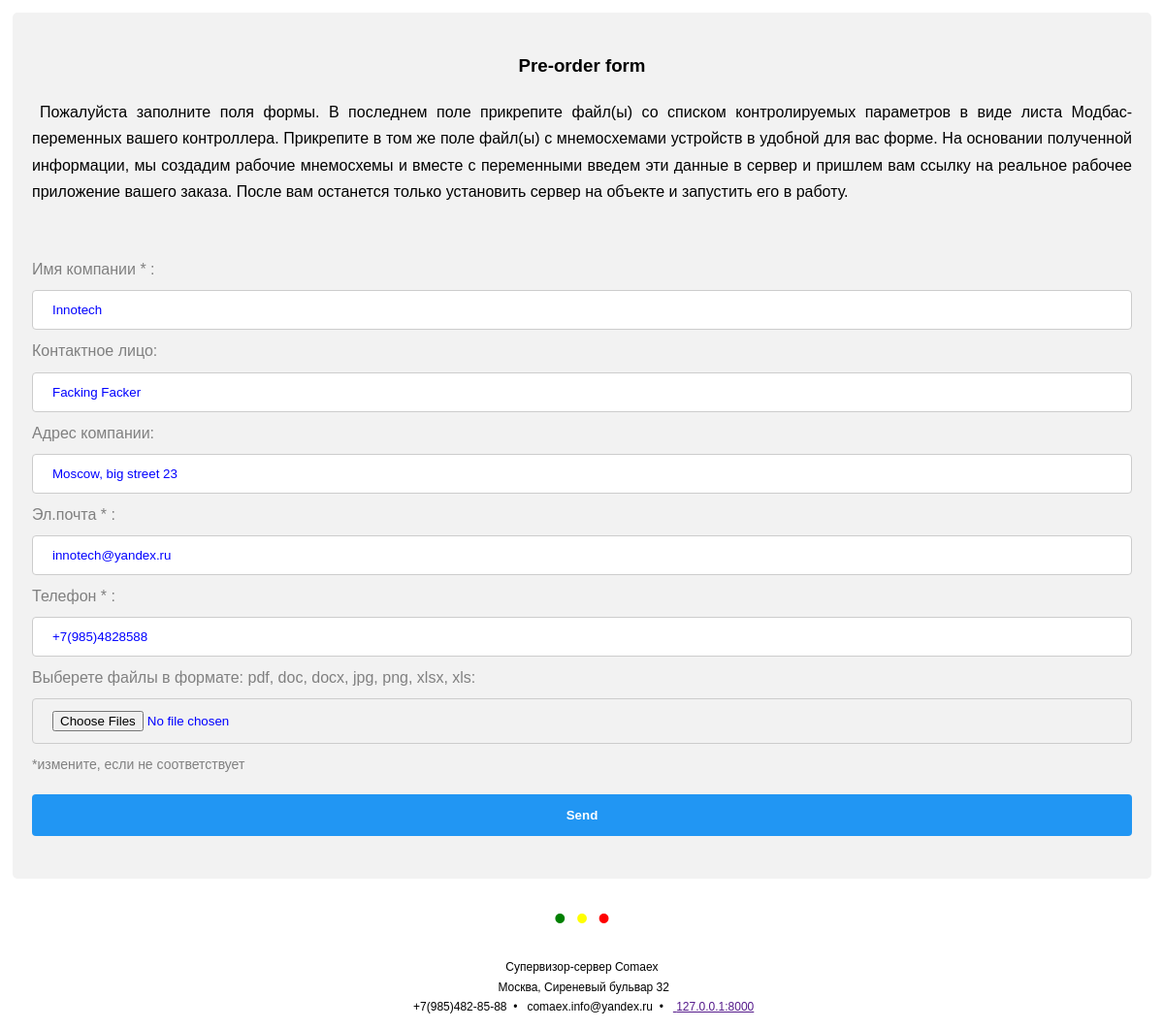
The page /ru/email/preorder/5605abb0d0a04da8a5f19869f7f498c2 on the database its author committed.
### clients/models.py (models this page shows, shortened)
class Clients(models.Model):
    uuid           = models.UUIDField(primary_key=True, default=uuid.uuid4, editable=False,
                                      help_text=_("UUID Number"))
    company        = models.CharField(max_length=120, verbose_name=_('Company name'))
    slug           = models.SlugField(unique=False, verbose_name=_('Slug'), help_text=_("Slug"))
    address        = models.CharField(max_length=240, blank=True, verbose_name=_('Company address'))
    email          = models.EmailField(max_length=120, unique=True,  verbose_name=_('Company email'))
    email2         = models.EmailField(max_length=120, blank=True, null=True, verbose_name=_('Contact email'))
    phone          = models.CharField(max_length=120, blank=True, verbose_name=_('Phone'))
    about          = models.TextField(max_length=500, blank=True, verbose_name=_('About company'))
    area           = models.CharField(max_length=120, blank=True, verbose_name=_('Field of activity'))
    category       = models.CharField(max_length=30, default='HVAC', choices=settings.CATEGORIES,
                                      verbose_name=_('Category'), help_text=_("Select category"))
    language       = models.CharField(max_length=30, default='RU', choices=settings.LANG,
                                      verbose_name=_('Language'), help_text=_("Select language"))
    persons        = models.CharField(max_length=120, blank=True, verbose_name=_('Company persons'))
    created        = models.DateTimeField(auto_now_add=True, verbose_name=_('Created'))
    enable_mailing = models.BooleanField(default=True, verbose_name=_('Emailing'))
    interested     = models.BooleanField(default=False, verbose_name=_('Interest'))
    preorder       = models.BooleanField(default=False, verbose_name=_('Preorder'))
    counter        = models.PositiveSmallIntegerField(default=0, verbose_name=_('Email counter'),
                                                      help_text=_("Number of email sent"))
    error_mailing  = models.CharField(max_length=360, blank=True, default='None',
                                      verbose_name=_('Emailing report'))
    file           = models.FileField(upload_to=upload_image_path, blank=True, null=True,
                                      verbose_name=_('File'), help_text=_("File from client"))
    filepath       = models.CharField(max_length=120, blank=True, verbose_name=_('Path to downloaded files'))
    flag           = models.BooleanField(default=False, verbose_name=_('Flag'))
    objects = ClientsManager()
    class Meta:
        app_label = 'clients'
        verbose_name = _('Clients')
        verbose_name_plural = _('Clients')

### clients/views.py (the view, shortened to what this page needs)
# urls.py: path('preorder/<uuid>', ClientsPreorderView.as_view(), name='preorder'),
class ClientsPreorderView(RequestFormAttachMixin, FormView):
    form_class = PreorderForm
    template_name = 'base/preorder.html'
    def get_context_data(self, *args, **kwargs):
        context = super(ClientsPreorderView, self).get_context_data(*args, **kwargs)
        context['introduction'] = mark_safe(settings.INTRODUCTION)
        context['asterisk'] = mark_safe(settings.ASTERISK)
        return get_common_context(context)

### clients/views.py (called while the page is built)
def get_common_context(context):
    msg = settings.MSG
    context['title'] = msg['title']
    context['addr'] = msg['addr']
    context['mobile'] = msg['mobile']
    context['mail'] = msg['mail']
    context['domain'] = msg['domain']
    return context

### mysite/mixins.py (called while the page is built)
    def get_form_kwargs(self):
        kwargs = super(RequestFormAttachMixin, self).get_form_kwargs()
        kwargs['request'] = self.request
        return kwargs

### mysite/base/templates/base/preorder.html (shortened to what this page needs)
{% extends "base/alert.html" %}
{% load i18n %}
{% block core %}
<td>
    <div class="container">
    <h3>{% trans 'Pre-order form' %}</h3>
        {{introduction}}<br>
    <form method='POST' enctype="multipart/form-data" style="padding-top:16px">
       {% for field in form %}
          {{ field.label_tag }}
               {{ field }}
       {% endfor %}
          {{asterisk}}
        <input type="submit" value="{% trans 'Send' %}"><br>
   </form>
    </div>
</td>
{% endblock core %}

### mysite/base/templates/base/alert.html (shortened to what this page needs)
{% load i18n %}
<html>
<head>
</head>
<body>
<table class='fixed'>
     <col width="width:100%" />
  <tr id='center'>
      {% block core %}{% endblock core %}
    </tr>
  <tr id='bulls'>
    <td style='width:50%'>
        <span style='color:green'>&bull;</span>
        <span style='color:yellow'>&bull;</span>
        <span style='color:red'>&bull;</span>
      </td>
  </tr>
  <tr id='footer'>
      <td style='font-size: 12px'>
          <span>{{title}}</span><br>
          <span><img src="{{address}}"> {{addr}}<br>
          <span id="symbol" style='color:red'><img src="{{phone}}"></span>&nbsp;{{mobile}} &nbsp;&bull;&nbsp;
          <span id="symbol"><img src="{{email}}"></span> {{mail}} &nbsp;&bull;&nbsp;
          <span id="symbol"><img src="{{website}}"></span> <a href="{{url}}" title="{% trans 'Visit website' %}" target="_blank">&nbsp;{{domain}}</a></span><br>
      </td>
  </tr>
</table>
</body>
</html>

### mysite/base/templates/base/alert.html (style rules this page uses)
table.fixed { table-layout:fixed; }
table.fixed td { overflow: hidden; }
table { font-family: arial, sans-serif; border-collapse: collapse; width: 100%; }
td, th { text-align: center; padding: 5px; line-height: 1.7; }
p { text-align: left; margin: 10px 0px 10px 0px; }
#footer { border-color: gainsboro; border-width: 2px 0px 0px 0px; margin-top: 7px; }
#bulls { font-size: 36px; }
input[type=text], input[type=file], select { width: 100%; color: blue; font-weight: 500; padding: 12px 20px; margin: 8px 0; display: block; border: 1px solid #ccc; border-radius: 4px; box-sizing: border-box; }
input[type=submit] { width: 100%; font-weight: 700; background-color: #2196F3; color: white; padding: 14px 20px; margin: 8px 0; border: none; border-radius: 4px; cursor: pointer; }
label { display: block; text-align: left; color: gray; }
div.container { border-radius: 5px; background-color: #f2f2f2; padding: 20px; }

### rows shown on the page
Clients: form "Innotech" "Facking Facker" "Moscow, big street 23" "innotech@yandex.ru" "+7(985)4828588"

### other values the page prints
{{ field.label_tag }} "Имя компании * :" "Контактное лицо:" "Адрес компании:" "Эл.почта * :" "Телефон * :" "Выберете файлы в формате: pdf, doc, docx, jpg, png, xlsx, xls:"
{{ asterisk }} "*измените, если не соответствует"
{{ title }} "Супервизор-сервер Comaex"
{{ addr }} "Москва, Сиреневый бульвар 32"
{{ mobile }} "+7(985)482-85-88"
{{ mail }} "comaex.info@yandex.ru"
{{ domain }} "127.0.0.1:8000"
